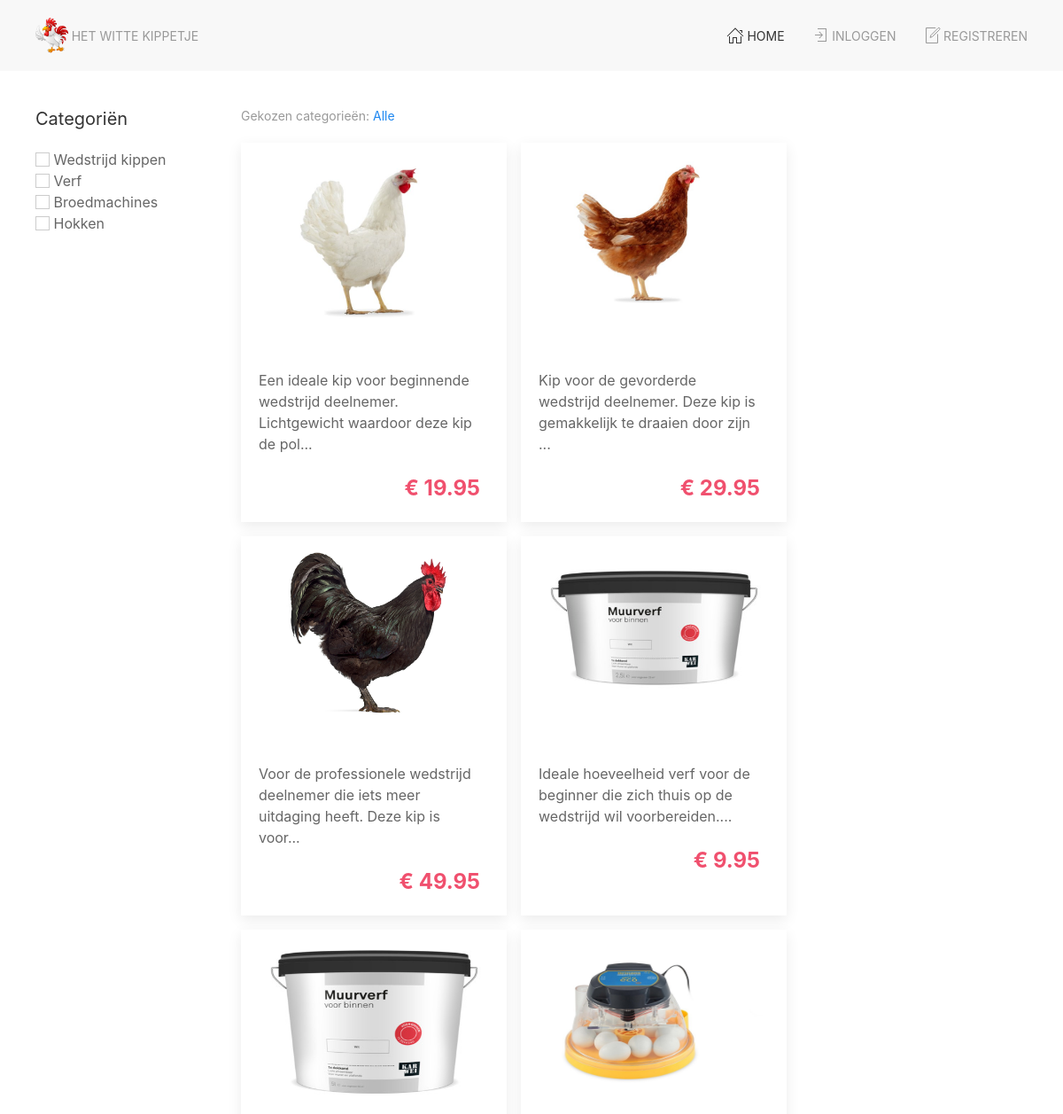
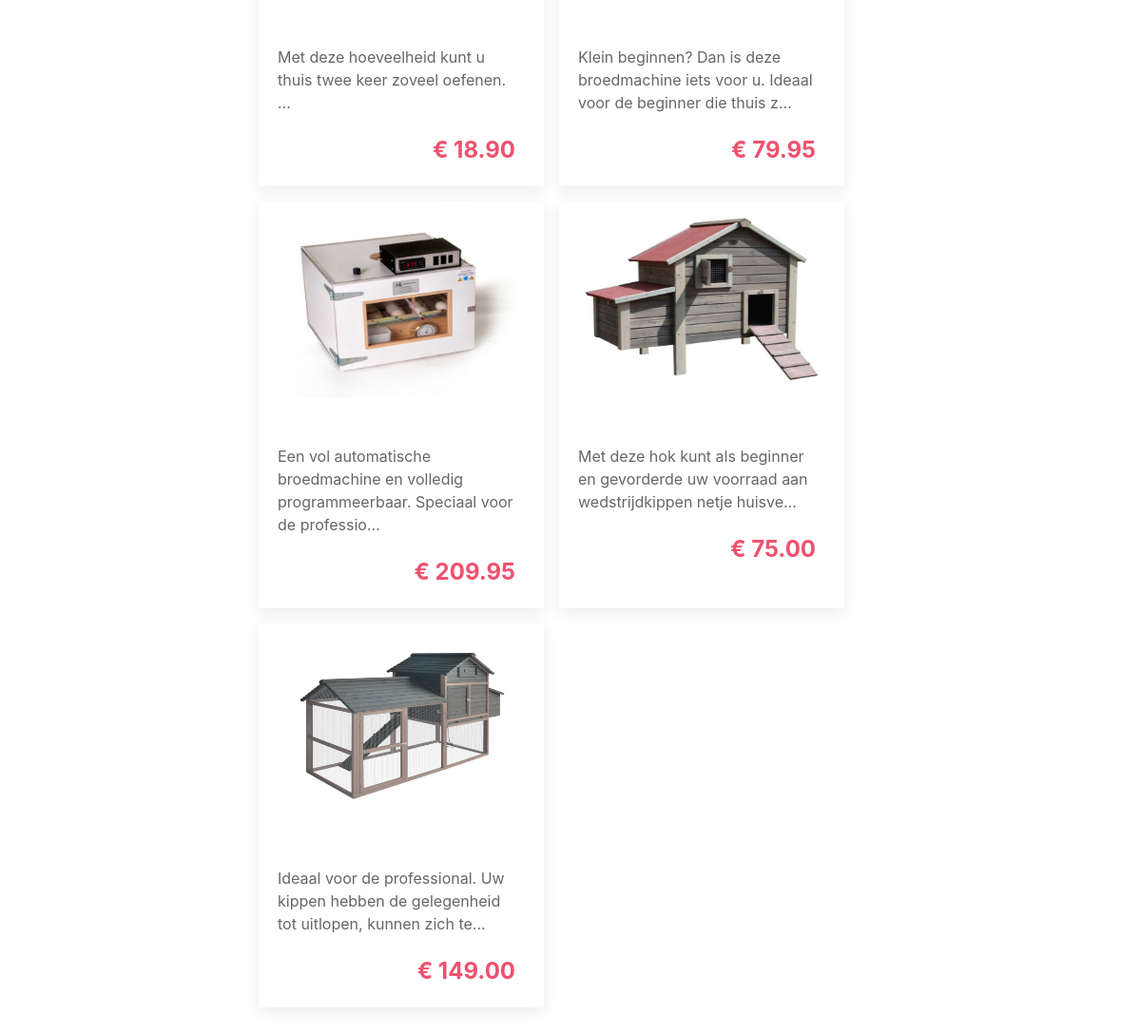
The app's page /dev/index.php with its own data (2 pictures, top to bottom).
### tables this page shows
CREATE TABLE `products` (
  `id` bigint(20) UNSIGNED NOT NULL,
  `category_id` bigint(20) UNSIGNED NOT NULL,
  `name` varchar(150) NOT NULL,
  `description` text,
  `price` decimal(10,2) UNSIGNED NOT NULL DEFAULT '0.00',
  `image` varchar(255) NOT NULL DEFAULT 'https://placehold.co/600x600',
  `created_at` timestamp NOT NULL DEFAULT CURRENT_TIMESTAMP,
  `updated_at` timestamp NULL DEFAULT NULL
);

### dev/src/Helpers/Auth.php (called while the page is built, shortened)
<?php
function isLoggedIn(): bool
{
   return false;
}
function guest(): bool
{
   return !isLoggedIn();
}

### dev/src/Database/Database.php (called while the page is built, shortened)
<?php
class Database
{
   private static $dbHost = "db";
   private static $dbName = "webshop";
   private static $dbUser = "root";
   private static $dbPassword = "root";
   private static $dbConnection = null;
   private static $dbStatement = null;
   private static function connect(): bool
   {
      if (!is_null(self::$dbConnection)) {
         return true;
      }
      $pdo = null;
      try {
         $dsn = "mysql:host=" . self::$dbHost . ";dbname=" . self::$dbName;
         $pdo = new PDO($dsn, self::$dbUser, self::$dbPassword);
         $pdo->setAttribute(PDO::ATTR_DEFAULT_FETCH_MODE, PDO::FETCH_OBJ);
      } catch (PDOException $e) {
         return false;
      }
      self::$dbConnection = $pdo;
      return true;
   }
   public static function query(string $query, array $params = []): bool
   {
      try {
         self::$dbStatement = self::$dbConnection->prepare($query);
         self::$dbStatement->execute($params);
      } catch (PDOException $e) {
         return false;
      }
      return true;
   }
   public static function getAll($return_type = PDO::FETCH_OBJ): bool|array
   {
      return self::$dbStatement->fetchAll($return_type);
   }
}

### dev/index.php (the view, shortened to what this page needs)
<?php
@include_once(__DIR__.'/src/Helpers/Auth.php');
@include_once(__DIR__.'/src/Database/Database.php');
@include_once(__DIR__ . '/template/head.inc.php');
Database::query("SELECT * FROM `products`");
$products = Database::getAll();
?>
      <div class="uk-grid">
         <section class="uk-width-1-5">
            <h4>Categoriën</h4>
            <div>
               <input class="uk-checkbox" id="chickens" type="checkbox" name="chickens" />
               <label for="chickens">Wedstrijd kippen</label>
            </div>
            <div>
               <input class="uk-checkbox" id="paint" type="checkbox" name="paint" />
               <label for="paint">Verf</label>
            </div>
            <div>
               <input class="uk-checkbox" id="machines" type="checkbox" name="machines" />
               <label for="machines">Broedmachines</label>
            </div>
            <div>
               <input class="uk-checkbox" id="hokken" type="checkbox" name="hokken" />
               <label for="hokken">Hokken</label>
            </div>
         </section>
         <section class="uk-width-4-5">
            <h4 class="uk-text-muted uk-text-small">Gekozen categorieën: <span class="uk-text-small uk-text-primary">Alle</span></h4>
            <div class="uk-flex uk-flex-home uk-flex-wrap">
               <?php foreach ($products as $product) : ?>
                  <a class="product-card uk-card uk-card-home uk-card-default uk-card-small uk-card-hover" href="product.php?product_id=<?= $product->id ?>">
                     <div class="uk-card-media-top uk-align-center">
                        <img src="<?= $product->image ?>" alt="Witte kip" class="product-image uk-align-center">
                     </div>
                     <div class="uk-card-body uk-card-body-home">
                        <p class="product-card-p"><?= substr($product->description, 0, 89) . '...' ?></p>
                        <p class="product-card-p uk-text-large uk-text-bold uk-text-danger uk-text-right">&euro; <?= $product->price ?></p>
                     </div>
                  </a>
               <?php endforeach; ?>
            </div>
         </section>
      </div>
<?php
include_once(__DIR__ . '/template/foot.inc.php');

### dev/template/head.inc.php (shortened to what this page needs)
<?php
@include_once(__DIR__ . '/../src/Helpers/Auth.php');
?>
<!DOCTYPE html>
<html lang="nl">
<head>
   <link rel="stylesheet" href="css/uikit.min.css">
   <link rel="stylesheet" href="css/style.css">
</head>
<body>
   <nav class="uk-navbar-container">
      <div class="uk-container">
         <div uk-navbar>
            <div class="uk-navbar-left">
               <ul class="uk-navbar-nav">
                  <li>
                     <a href="/">
                        <img class="logo" src="img/logo4.png" alt="Webshop Het Witte Kippetje" title="Webshop Het Witte Kippetje" />
                        Het Witte Kippetje
                     </a>
                  </li>
               </ul>
            </div>
            <div class="uk-navbar-right">
               <ul class="uk-navbar-nav">
                  <li class="uk-active"><a href="/"><span uk-icon="icon: home"></span>Home</a></li>
                  <?php if (guest()) : ?>
                     <li><a href="login.php"><span uk-icon="icon: sign-in"></span>Inloggen</a></li>
                     <li><a href="register.php"><span uk-icon="icon: file-edit"></span>Registreren</a></li>
                  <?php endif; ?>
               </ul>
            </div>
         </div>
      </div>
   </nav>
   <main class="uk-container uk-padding">

### dev/template/foot.inc.php (shortened to what this page needs)
      </main>
   </body>
</html>

### dev/css/style.css (style rules this page uses)
.logo { height: 40px; }
.product-image { width: 245px; height: 206px; }
.product-card, .product-card-p { text-decoration: none !important; color: #666; }
.uk-card-home, .uk-card-body-home { width: 300px; }
.uk-card-body-home > p { max-width: 250px; }
.uk-card-body-home > p:first-child { min-height: 72px; }
.uk-flex-home, .uk-cart-gap, .uk-card-body-gap { gap: 1rem; }

### records on screen
products: image (picture), description "Een ideale kip voor beginnende wedstrijd deelnemer. Lichtgewicht waardoor deze kip de pol", price "19.95"
products: image (picture), description "Kip voor de gevorderde wedstrijd deelnemer. Deze kip is gemakkelijk te draaien door zijn", price "29.95"
products: image (picture), description "Voor de professionele wedstrijd deelnemer die iets meer uitdaging heeft. Deze kip is voor", price "49.95"
products: image (picture), description "Ideale hoeveelheid verf voor de beginner die zich thuis op de wedstrijd wil voorbereiden.", price "9.95"
products: image (picture), description "Met deze hoeveelheid kunt u thuis twee keer zoveel oefenen.", price "18.90"
products: image (picture), description "Klein beginnen? Dan is deze broedmachine iets voor u. Ideaal voor de beginner die thuis z", price "79.95"
products: image (picture), description "Een vol automatische broedmachine en volledig programmeerbaar. Speciaal voor de professio", price "209.95"
products: image (picture), description "Met deze hok kunt als beginner en gevorderde uw voorraad aan wedstrijdkippen netje huisve", price "75.00"
products: image (picture), description "Ideaal voor de professional. Uw kippen hebben de gelegenheid tot uitlopen, kunnen zich te", price "149.00"
